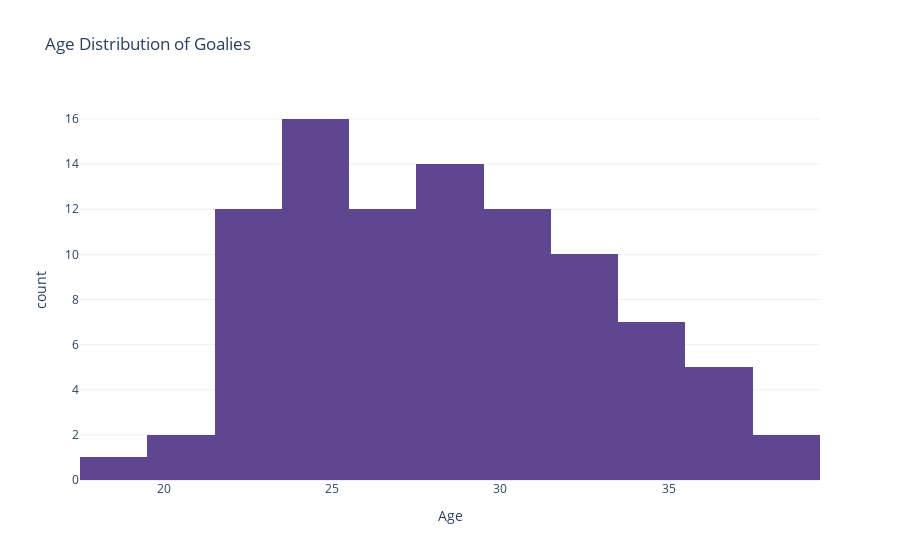

The notebook cell this image was saved under:
### Code cell
px.histogram(dfPlayerStats.sort_values('Age'), 
             x='Age', 
             title='Age Distribution of Goalies')

### Figure 1 — Plotly figure (JSON) as saved in the notebook; plotly's stock layout.template omitted (floating-point values rounded to 4 significant figures)
{"data": [{"alignmentgroup": "True", "bingroup": "x", "hovertemplate": "Age=%{x}<br>count=%{y}<extra></extra>", "legendgroup": "", "marker": {"color": "rgb(95, 70, 144)", "pattern": {"shape": ""}}, "name": "", "offsetgroup": "", "orientation": "v", "showlegend": false, "type": "histogram", "x": [19, 20, 20, 22, 22, 22, 22, 22, 22, 23, 23, 23, 23, 23, 23, 24, 24, 24, 24, 24, 24, 24, 25, 25, 25, 25, 25, 25, 25, 25, 25, 26, 26, 26, 26, 26, 26, 26, 26, 26, 27, 27, 27, 28, 28, 28, 28, 28, 28, 28, 28, 28, 29, 29, 29, 29, 29, 30, 30, 30, 30, 30, 30, 30, 31, 31, 31, 31, 31, 32, 32, 32, 32, 32, 32, 32, 33, 33, 33, 34, 34, 34, 34, 35, 35, 35, 36, 36, 36, 36, 37, 38, 39], "xaxis": "x", "yaxis": "y"}], "layout": {"barmode": "relative", "legend": {"tracegroupgap": 0}, "title": {"text": "Age Distribution of Goalies"}, "xaxis": {"anchor": "y", "domain": [0, 1], "title": {"text": "Age"}}, "yaxis": {"anchor": "x", "domain": [0, 1], "title": {"text": "count"}}}}
